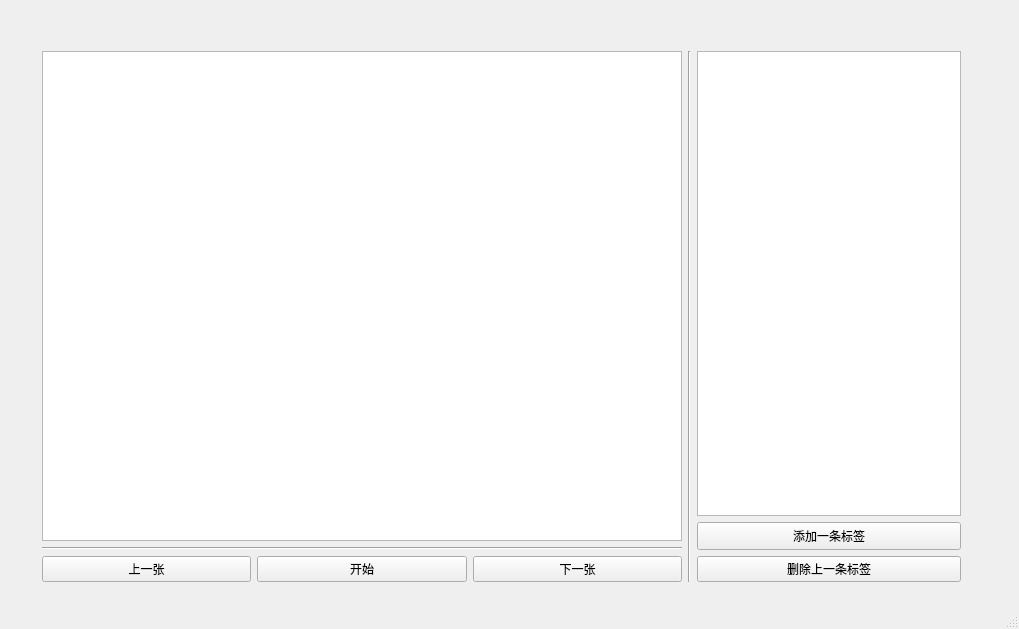
<?xml version="1.0" encoding="UTF-8"?>
<ui version="4.0">
 <class>MainWindow</class>
 <widget class="QMainWindow" name="MainWindow">
  <property name="geometry">
   <rect>
    <x>0</x>
    <y>0</y>
    <width>1019</width>
    <height>629</height>
   </rect>
  </property>
  <property name="minimumSize">
   <size>
    <width>640</width>
    <height>480</height>
   </size>
  </property>
  <property name="windowTitle">
   <string>MainWindow</string>
  </property>
  <widget class="QWidget" name="centralwidget">
   <widget class="QWidget" name="">
    <property name="geometry">
     <rect>
      <x>42</x>
      <y>51</y>
      <width>919</width>
      <height>531</height>
     </rect>
    </property>
    <layout class="QHBoxLayout" name="horizontalLayout_2">
     <item>
      <layout class="QVBoxLayout" name="verticalLayout_2">
       <item>
        <widget class="QGraphicsView" name="graphicsView">
         <property name="minimumSize">
          <size>
           <width>640</width>
           <height>480</height>
          </size>
         </property>
        </widget>
       </item>
       <item>
        <widget class="Line" name="line_2">
         <property name="orientation">
          <enum>Qt::Horizontal</enum>
         </property>
        </widget>
       </item>
       <item>
        <layout class="QHBoxLayout" name="horizontalLayout">
         <item>
          <widget class="QPushButton" name="pushButton_2">
           <property name="text">
            <string>上一张</string>
           </property>
          </widget>
         </item>
         <item>
          <widget class="QPushButton" name="pushButton">
           <property name="text">
            <string>开始</string>
           </property>
          </widget>
         </item>
         <item>
          <widget class="QPushButton" name="pushButton_3">
           <property name="text">
            <string>下一张</string>
           </property>
          </widget>
         </item>
        </layout>
       </item>
      </layout>
     </item>
     <item>
      <widget class="Line" name="line">
       <property name="orientation">
        <enum>Qt::Vertical</enum>
       </property>
      </widget>
     </item>
     <item>
      <layout class="QVBoxLayout" name="verticalLayout">
       <item>
        <widget class="QListView" name="listView"/>
       </item>
       <item>
        <widget class="QPushButton" name="pushButton_4">
         <property name="minimumSize">
          <size>
           <width>114</width>
           <height>28</height>
          </size>
         </property>
         <property name="text">
          <string>添加一条标签</string>
         </property>
        </widget>
       </item>
       <item>
        <widget class="QPushButton" name="pushButton_5">
         <property name="text">
          <string>删除上一条标签</string>
         </property>
        </widget>
       </item>
      </layout>
     </item>
    </layout>
   </widget>
  </widget>
  <widget class="QStatusBar" name="statusbar"/>
 </widget>
 <resources/>
 <connections/>
</ui>
